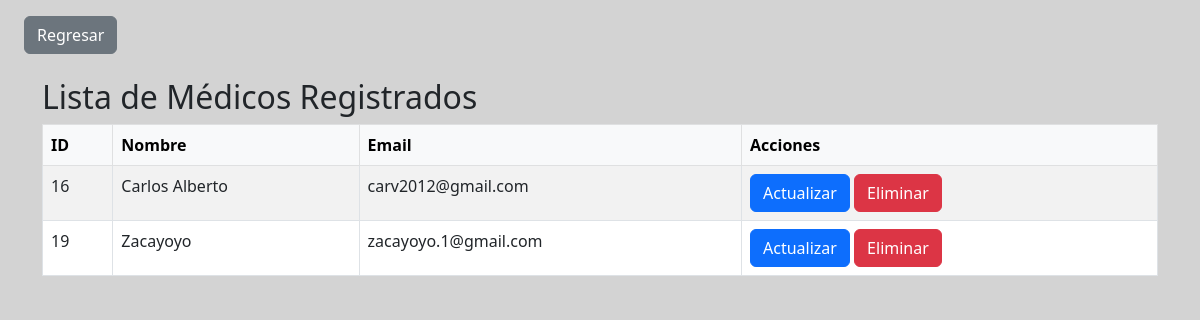
/views/listas/lista_medicos.php (signed in), run on the app's committed database.
### tables this page shows
CREATE TABLE IF NOT EXISTS `usuarios` (
  `usuario_id` int(11) NOT NULL AUTO_INCREMENT,
  `nombre` varchar(100) DEFAULT NULL,
  `email` varchar(100) DEFAULT NULL,
  `contrasena` varchar(255) DEFAULT NULL,
  `rol` varchar(50) DEFAULT NULL,
  `fecha_creacion` datetime DEFAULT current_timestamp(),
  PRIMARY KEY (`usuario_id`),
  KEY `FK_usuarios_roles` (`rol`),
  CONSTRAINT `FK_usuarios_roles` FOREIGN KEY (`rol`) REFERENCES `roles` (`rol`) ON UPDATE CASCADE
);

### includes/usuarios.php (called while the page is built, shortened)
<?php
class Usuarios
{
    private $conn;
    public function __construct($db)
    {
        $this->conn = $db;
    }
    public function consultar_medicos()
    {
        $query = "SELECT usuarios.usuario_id, usuarios.nombre, usuarios.email FROM usuarios
                LEFT JOIN medicos ON medicos.usuario_id = usuarios.usuario_id
                WHERE usuarios.rol = 'Médico'";
        $stmt = $this->conn->prepare($query);
        if ($stmt->execute()) {
            return $stmt->fetchAll(PDO::FETCH_ASSOC);
        }
        return false;
    }
}

### views/listas/lista_medicos.php (the view, shortened to what this page needs)
<?php
require("../../includes/Usuarios.php");
$database = new Database();
$db = $database->getConnection();
$usuarios = new Usuarios($db);
$medicos = $usuarios->consultar_medicos();
?>
<?php require("../../template/header.php"); ?>
<a href="../inicio/inicio_recursos_humanos.php" class="btn btn-secondary my-3 mx-4">Regresar</a>
<section class="container mt-2">
    <h2>Lista de Médicos Registrados</h2>
    <?php if (!empty($medicos)) : ?>
        <div class="table-responsive">
            <table class="table table-striped table-bordered table-hover">
                <thead class="table-light">
                    <tr>
                        <th>ID</th>
                        <th>Nombre</th>
                        <th>Email</th>
                        <th>Acciones</th>
                    </tr>
                </thead>
                <tbody>
                    <?php foreach ($medicos as $medico) : ?>
                        <tr>
                            <td><?php echo htmlspecialchars($medico['usuario_id']); ?></td>
                            <td><?php echo htmlspecialchars($medico['nombre']); ?></td>
                            <td><?php echo htmlspecialchars($medico['email']); ?></td>
                            <td>
                                <a href="../actualizar/actualizar_medico.php?id=<?php echo $medico['usuario_id']; ?>" class="btn btn-primary">Actualizar</a>
                                <a href="../eliminar/eliminar_medico.php?id=<?php echo $medico['usuario_id']; ?>" class="btn btn-danger">Eliminar</a>
                            </td>
                        </tr>
                    <?php endforeach; ?>
                </tbody>
            </table>
        </div>
    <?php else : ?>
        <div class="text-center">
            <p>No hay médicos registrados.</p>
        </div>
    <?php endif; ?>
</section>
<?php require("../../template/footer.php"); ?>

### data on the page
usuarios: usuario_id "16", nombre "Carlos Alberto", email "carv2012@gmail.com"
usuarios: usuario_id "19", nombre "Zacayoyo", email "zacayoyo.1@gmail.com"
